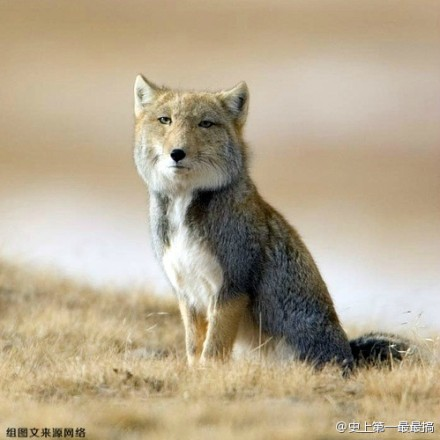
%> input picture 10.jpg, 440 x 440 px, given in place of what.jpg, which was not available
$ octave colordistributiontest.m   (GNU Octave 9; MATLAB toolbox functions it lacks are replaced by stand-ins)
%> lines starting %> are read from the running program, lines starting %| are printed output that depends on the picture; pictures that were not available may be replaced by others from this repository, and a replacement may not be noted
%%第一种方法
a=imread('c:\what.jpg');
%> a is the input picture: size 440x440x3 uint8; mean R, G, B 181.9, 168, 142.4
plot3(a(:,1), a(:,2), a(:,3),'r.','MarkerSize',0.5)
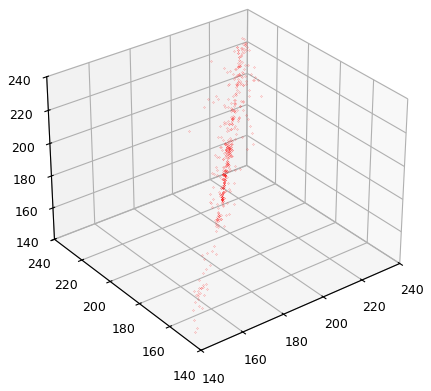
%> figure redrawn from the program's plot data
scatter3(a(:,1), a(:,2), a(:,3))
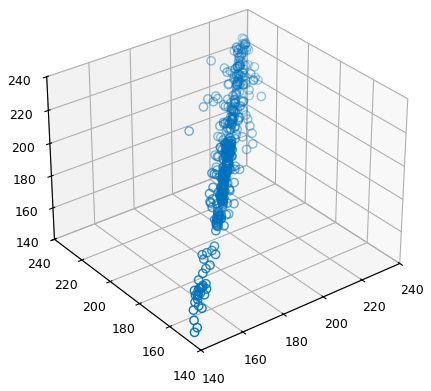
%> figure redrawn from the program's plot data
plot3(a(:,1), a(:,2), a(:,3), 'or');
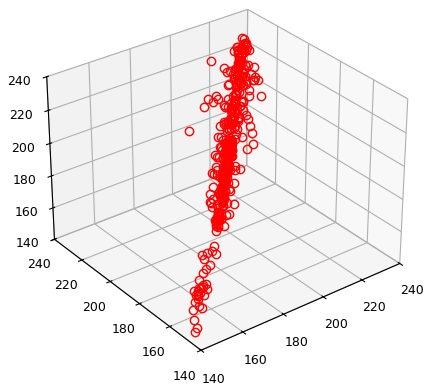
%> figure redrawn from the program's plot data

%%离散点测试
x=[4229042.63      4230585.02    4231384.96    4231773.63    4233028.58    4233296.71    4235869.68    4236288.29];
y=[431695.4   441585.8      432745.6 436933.7      428734.4       431946.3 428705.0      432999.5];
z=[1.019 1.023      1.011      1.022      1.020      1.022      1.022      1.023];
scatter3(x,y,z)
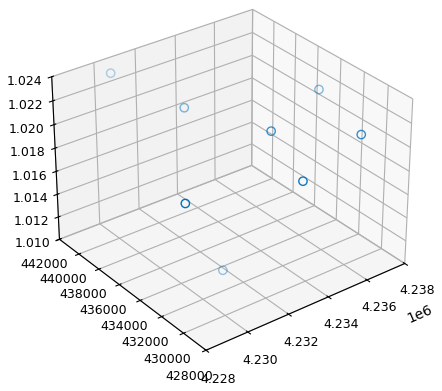
%> figure redrawn from the program's plot data
%%第二次尝试
%> (the run ends here)

$ run again, on 11.jpg
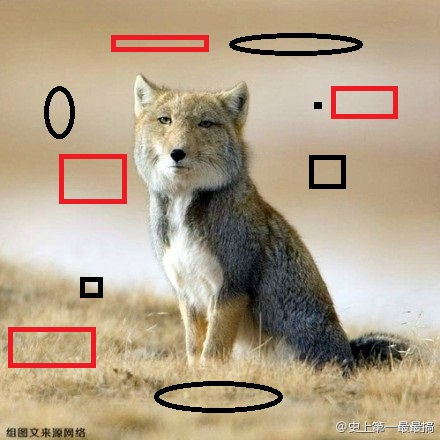
%> input picture 11.jpg, 440 x 440 px, given in place of what.jpg, which was not available
%> a is the input picture: size 440x440x3 uint8; mean R, G, B 178.5, 160.7, 136.8
%> `scatter3(a(:,1), a(:,2), a(:,3))`:
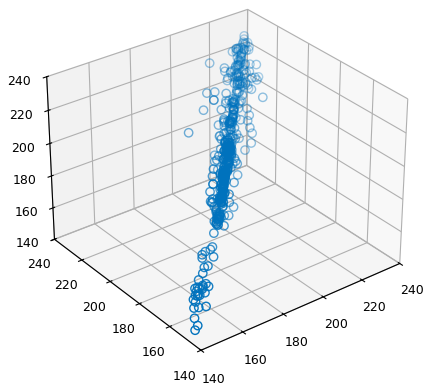
%> figure redrawn from the program's plot data
%> `plot3(a(:,1), a(:,2), a(:,3), 'or');`:
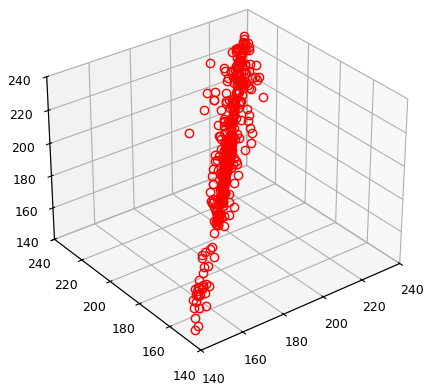
%> figure redrawn from the program's plot data

$ run again, on 12.jpg
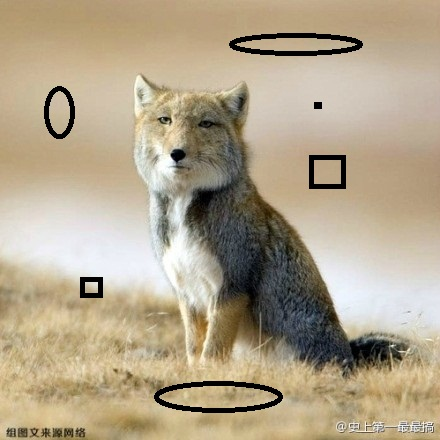
%> input picture 12.jpg, 440 x 440 px, given in place of what.jpg, which was not available
%> a is the input picture: size 440x440x3 uint8; mean R, G, B 177.7, 164.1, 139.3
%> `scatter3(a(:,1), a(:,2), a(:,3))`:
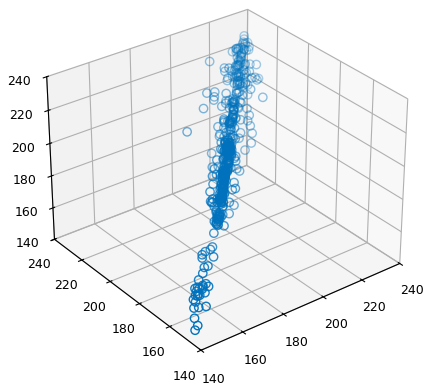
%> figure redrawn from the program's plot data
%> `plot3(a(:,1), a(:,2), a(:,3), 'or');`:
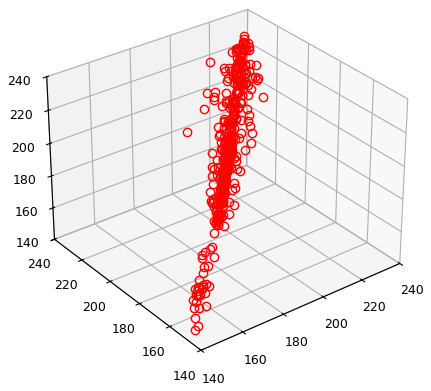
%> figure redrawn from the program's plot data
